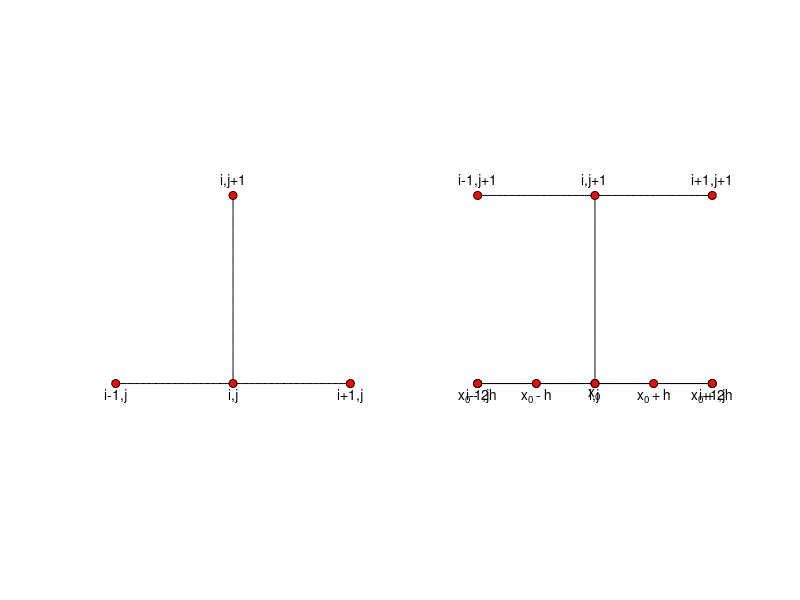

This figure's MATLAB source:
%% 2-Dimensional Stencil (PDE)
clear; clc; close all;

% horizontal line
x1 = linspace(-1, 1);
y1 = 0*x1;

% vertical line
y2 = linspace(0, .5);
x2 = 0*y2;

subplot(1, 2, 1)
hold on
    axis([-1.1 1.1 -0.4 .9])
    set(gca,'visible','off')
    plot(x1, y1,  'k');
    plot(x2, y2,  'k');
    plot(-1,  0, 'ok', 'MarkerFaceColor', 'r');
    text(-1,  -0.01, 'i-1,j', 'HorizontalAlignment', 'center', 'VerticalAlignment', 'top');
    plot( 0,  0, 'ok', 'MarkerFaceColor', 'r');
    text( 0,  -0.01, 'i,j', 'HorizontalAlignment', 'center', 'VerticalAlignment', 'top');
    plot( 1,  0, 'ok', 'MarkerFaceColor', 'r');
    text( 1,  -0.01, 'i+1,j', 'HorizontalAlignment', 'center', 'VerticalAlignment', 'top');
    plot( 0,  .5, 'ok', 'MarkerFaceColor', 'r');
    text( 0,  .52, 'i,j+1', 'HorizontalAlignment', 'center', 'VerticalAlignment', 'bottom');
hold off

subplot(1, 2, 2)
hold on
    axis([-1.1 1.1 -0.4 .9])
    set(gca,'visible','off')
    plot(x1, y1,  'k');
    plot(x2, y2,  'k');
    plot(x1, y1 + .5,  'k');
    plot(-1,  0, 'ok', 'MarkerFaceColor', 'r');
    text(-1,  -0.01, 'i-1,j', 'HorizontalAlignment', 'center', 'VerticalAlignment', 'top');
    plot( 0,  0, 'ok', 'MarkerFaceColor', 'r');
    text( 0,  -0.01, 'i,j', 'HorizontalAlignment', 'center', 'VerticalAlignment', 'top');
    plot( 1,  0, 'ok', 'MarkerFaceColor', 'r');
    text( 1,  -0.01, 'i+1,j', 'HorizontalAlignment', 'center', 'VerticalAlignment', 'top');
    plot( 0,  .5, 'ok', 'MarkerFaceColor', 'r');
    text( 0,  .52, 'i,j+1', 'HorizontalAlignment', 'center', 'VerticalAlignment', 'bottom');
    plot(-1,  .5, 'ok', 'MarkerFaceColor', 'r');
    text(-1,  .52, 'i-1,j+1', 'HorizontalAlignment', 'center', 'VerticalAlignment', 'bottom');
    plot( 1,  .5, 'ok', 'MarkerFaceColor', 'r');
    text( 1,  .52, 'i+1,j+1', 'HorizontalAlignment', 'center', 'VerticalAlignment', 'bottom');
hold off
%% 5-Point Stencil
clear; clc; close all;

% horizontal line
x1 = linspace(-1, 1);
y1 = 0*x1;

hold on
    axis([-1.1 1.1 -0.4 .9])
    set(gca,'visible','off')
    plot(x1, y1,  'k');
    plot(-1  ,  0   , 'ok', 'MarkerFaceColor', 'r');
    text(-1  , -0.01, 'x_0 - 2h', 'HorizontalAlignment', 'center', 'VerticalAlignment', 'top');
    plot(-0.5,  0   , 'ok', 'MarkerFaceColor', 'r');
    text(-0.5, -0.01, 'x_0 - h', 'HorizontalAlignment', 'center', 'VerticalAlignment', 'top');
    plot( 0  ,  0   , 'ok', 'MarkerFaceColor', 'r');
    text( 0  , -0.01, 'x_0', 'HorizontalAlignment', 'center', 'VerticalAlignment', 'top');
    plot( 0.5,  0   , 'ok', 'MarkerFaceColor', 'r');
    text( 0.5, -0.01, 'x_0 + h', 'HorizontalAlignment', 'center', 'VerticalAlignment', 'top');
    plot( 1  ,  0   , 'ok', 'MarkerFaceColor', 'r');
    text( 1  , -0.01, 'x_0 + 2h', 'HorizontalAlignment', 'center', 'VerticalAlignment', 'top');
hold off